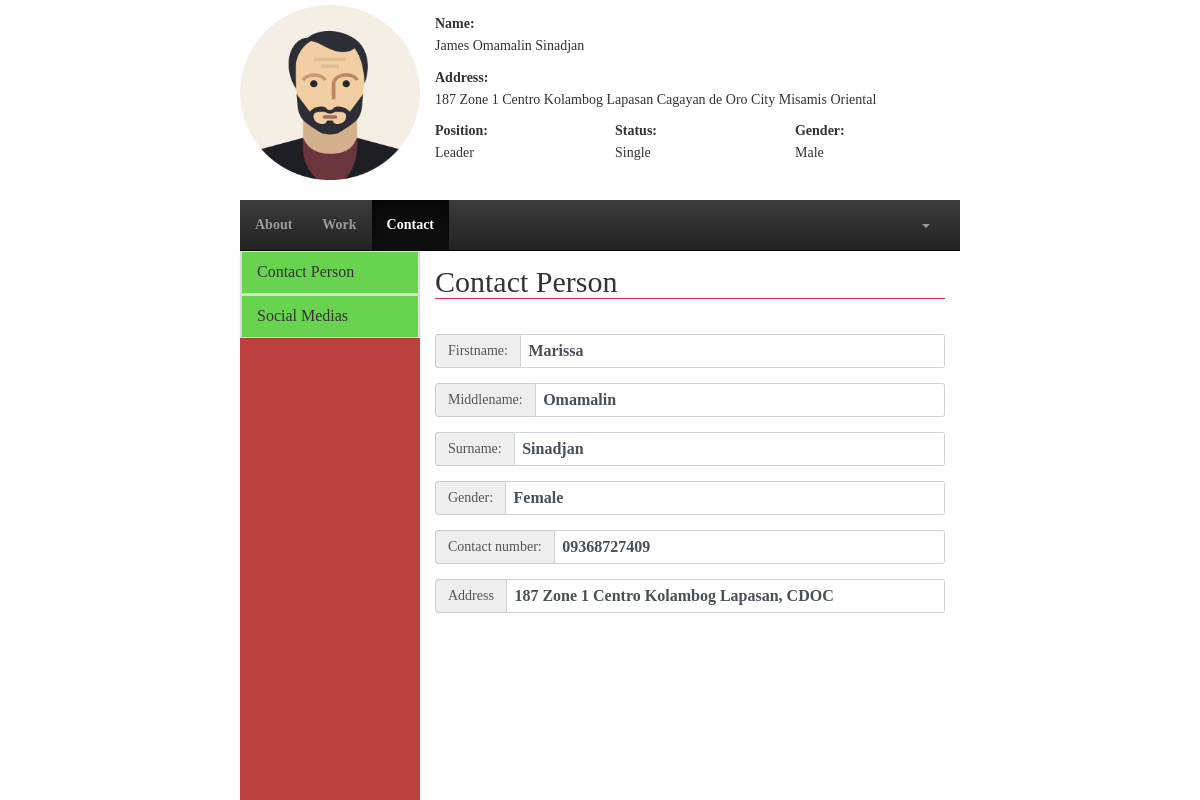
/user/contact_person.php?id=6 (signed in), run on an earlier commit of the app's database.
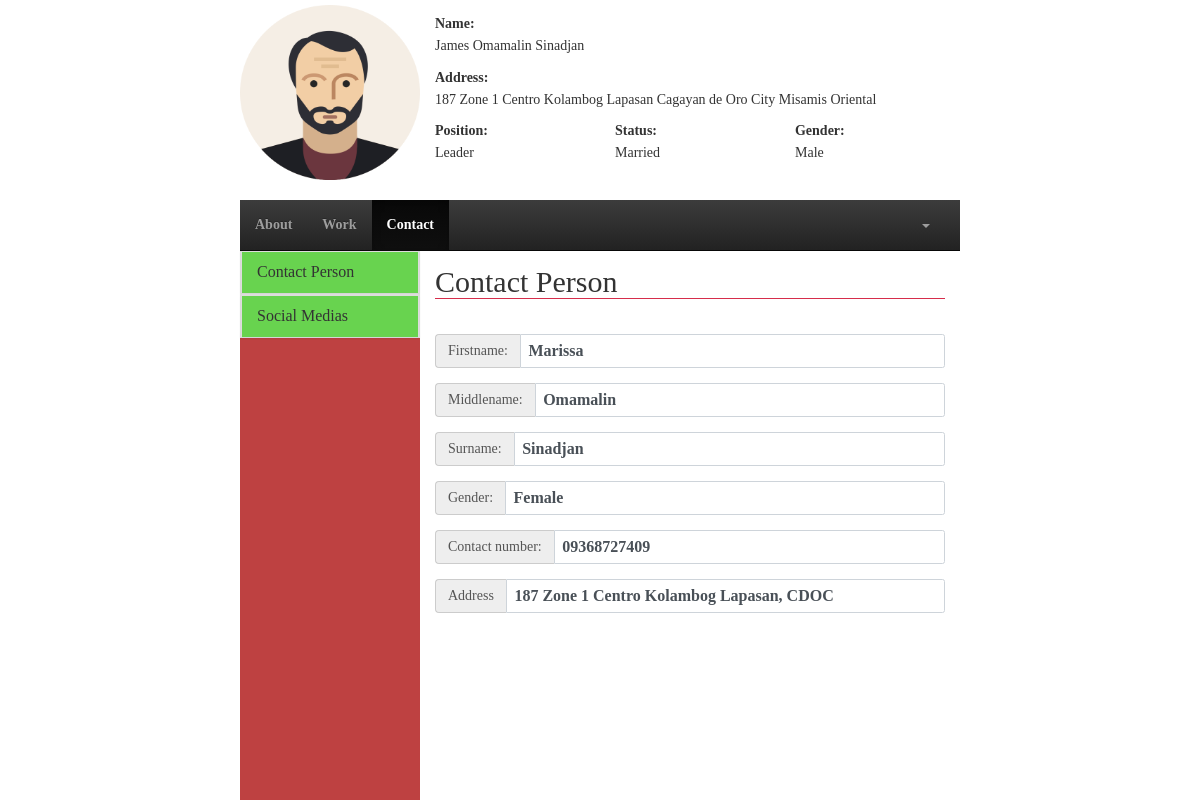
And on a later commit of the database.
### tables this page shows
CREATE TABLE `current_address` (
  `staff_id` bigint(20) DEFAULT NULL,
  `addOne` varchar(50) DEFAULT NULL,
  `addTwo` varchar(50) DEFAULT NULL,
  `addTre` varchar(50) DEFAULT NULL,
  `state` varchar(50) NOT NULL,
  `city` varchar(50) NOT NULL,
  `country` varchar(50) NOT NULL,
  `postCode` int(11) NOT NULL
);

CREATE TABLE `staff` (
  `staff_id` bigint(20) NOT NULL,
  `fname` varchar(50) NOT NULL,
  `mname` varchar(50) DEFAULT NULL,
  `lname` varchar(50) NOT NULL,
  `birthdate` date NOT NULL,
  `cellnum` varchar(50) NOT NULL,
  `telnum` varchar(50) DEFAULT NULL,
  `email` varchar(50) NOT NULL,
  `status` varchar(50) NOT NULL,
  `gender` varchar(50) NOT NULL,
  `type` varchar(50) NOT NULL,
  `position` varchar(50) NOT NULL,
  `password` varchar(50) NOT NULL
);

### user/contact_person.php (the view, shortened to what the changed rows need)
<!DOCTYPE html>
<html lang="en">
	<head>
		<link rel="stylesheet" href="css/bootstrap.css">
		<link rel="stylesheet" href="css/stylesheet.css">
		<link rel="stylesheet" href="css/bootstrap-theme.css">
	</head>
	<body>
		<div class="row-3">
			<div class="container-sides">
				<div class="col-12">
					<?php
						$space = " ";
						$id = $_GET['id'];
						include_once("action/session.php");
						$query = "SELECT staff.staff_id, staff.fname, staff.mname, staff.lname, staff.status, staff.gender, staff.type, staff.position, staff.password, current_address.staff_id, current_address.addOne, current_address.addTwo, current_address.addTre, current_address.state, current_address.city FROM staff INNER JOIN current_address ON staff.staff_id = current_address.staff_id WHERE staff.staff_id = '$id'";
						$result = mysqli_query($connect,$query);
						if(mysqli_num_rows($result) > 0){
							while($row = mysqli_fetch_assoc($result)):
					?>
						<form action="">
							<div class="col-3 text-center">
								<img src="img/avatar.png" alt="" style="width:180px;height: 180px;padding-top: 5px; ">
							</div>
							<div class="col-9">
								<div class="row-4">
									<div class="container">
										<label>Name:</label>
										<h5><?php echo $row['fname'].$space.$row['mname'].$space.$row['lname'] ?></h5>
									</div>
								</div>
								<div class="row-4">
									<div class="container">
										<label>Address:</label>
										<h5><?php echo $row['addOne'].$space.$row['addTwo'].$space.$row['addTre'].$space.$row['city'].$space.$row['state'] ?></h5>
									</div>
								</div>
								<div class="row-4">
									<div class="col-4 container">
										<label>Position:</label>
										<h5><?php echo $row['position'] ?></h5>
									</div>
									<div class="col-4 container">
										<label>Status:</label>
										<h5><?php echo $row['status'] ?></h5>
									</div>
									<div class="col-4 container">
										<label>Gender:</label>
										<h5><?php echo $row['gender'] ?></h5>
									</div>
								</div>
							</div>
						</form>
					<?php endwhile;} ?>
				</div>
			</div>
		</div>
		<div class="row-9">
			<div class="container-sides">
				<div class="col-12">
					<div class="row-11">
						<div class="col-9">
							<div class="row-12">
								<?php
									$id = $_GET['id'];
									include_once("action/session.php");
									$query = "SELECT * FROM contact_person WHERE staff_id = '$id'";
									$result = mysqli_query($connect,$query);
									if(mysqli_num_rows($result) > 0){
										while($row = mysqli_fetch_assoc($result)):
								?>
									<form action="">
										<div class="container form-group">
											<legend><h2>Contact Person</h2></legend>
										</div>
									</form>
								<?php endwhile;} ?>
							</div>
						</div>
					</div>
				</div>
			</div>
		</div>
	</body>
</html>

What changed in the data, as far as the page shows it:
changed through a linked row, current_address "187 Zone 1": staff_id.status "Single" → "Married"
